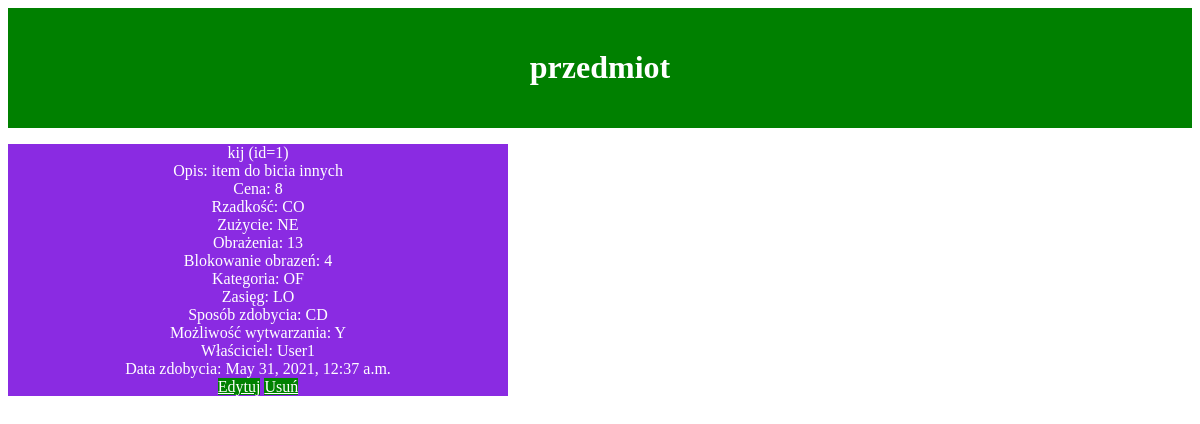
/items/item/1/, run on the app's committed database.
### items/models.py (models this page shows, shortened)
class Item(models.Model):
    name = models.CharField(max_length=50)
    created_date = models.DateTimeField(default=timezone.now)
    property = models.ForeignKey(Property, on_delete=models.CASCADE)
    category = models.ForeignKey(Category, on_delete=models.CASCADE)
    owner = models.ForeignKey(Champion, on_delete=models.CASCADE, blank=True, null=True)
    shop = models.ForeignKey(Shop, on_delete=models.CASCADE, blank=True, null=True)
    price = models.DecimalField(max_digits=6, decimal_places=0)
    description = models.TextField()
    def __str__(self):
        return self.name

class Property(models.Model):
    RARITIES = [
        ('CO', 'Common'),
        ('UN', 'Uncommon'),
        ('RA', 'Rare'),
        ('EP', 'Epic'),
        ('LE', 'Legendary'),
    ]
    WEARS = [
        ('NE', 'New'),
        ('SW', 'Slightly Worn'),
        ('HW', 'Heavily Worn'),
        ('DE', 'Destroyed'),
    ]
    rarity = models.CharField(max_length=50, choices=RARITIES)
    wear = models.CharField(max_length=50, choices=WEARS)
    damage = models.PositiveIntegerField()
    damage_blocked = models.PositiveIntegerField()

class Category(models.Model):
    CATEGORIES = [
        ('OF', 'Offensive'),
        ('DE', 'Defensive'),
        ('HE', 'Healing'),
        ('MA', 'Magic')
    ]
    RANGE = [
        ('LO', 'Low Range'),
        ('ME', 'Medium Range'),
        ('LN', 'Long Range')
    ]
    ORIGINS = [
        ('CD', 'Chest Drop'),
        ('BD', 'Boss Drop'),
        ('SH', 'Shop'),
        ('CR', 'Crafting')
    ]
    CRAFTABLE = [
        ('Y', 'Yes'),
        ('N', 'No')
    ]
    category = models.CharField(max_length=50, choices=CATEGORIES)
    range = models.CharField(max_length=50, choices=RANGE)
    origin = models.CharField(max_length=50, choices=ORIGINS)
    craftable = models.CharField(max_length=50, choices=CRAFTABLE)

class Champion(models.Model):
    CLASSES = [
        ('MA', 'Mage'),
        ('WA', 'Warrior'),
        ('HE', 'Healer'),
        ('TA', 'Tank')
    ]
    RACES = [
        ('OR', 'Orc'),
        ('HU', 'Human'),
        ('EL', 'Elf')
    ]
    name = models.CharField(max_length=50)
    level = models.PositiveIntegerField()
    champ_class = models.CharField(max_length=50, choices=CLASSES)
    guild = models.CharField(max_length=50, choices=RACES)
    def __str__(self):
        return self.name

### items/views.py (the view)
# urls.py: path('item/<int:id>/', item_, name='item')
def item_(request, id):
    item = get_object_or_404(Item, pk=id)
    return render(request, 'items/item.html', {'item': item})

### templates/items/item.html
{% load static %}
<html>
<head>
    <link rel="stylesheet" href="{% static 'items/style.css' %}">
</head>
<body>
    <header><h1>przedmiot</h1></header>
        <p id="p1">{{ item }} (id={{ item.id }})<br>
        Opis: {{item.description}}<br>
        Cena: {{item.price}}<br>
        Rzadkość:    {{item.property.rarity}}<br>
        Zużycie:    {{item.property.wear}}<br>
        Obrażenia:    {{item.property.damage}}<br>
        Blokowanie obrazeń: {{item.property.damage_blocked}}<br>
        Kategoria: {{item.category.category}}<br>
        Zasięg: {{item.category.range}}<br>
        Sposób zdobycia: {{item.category.origin}}<br>
        Możliwość wytwarzania: {{item.category.craftable}}<br>
        {% if item.shop == null %}
        Właściciel: {{item.owner}}<br>
        {% else %}
        Sklep: {{item.shop}}<br>
        {% endif %}
        Data zdobycia: {{item.created_date}}<br>
        <a href="{% url 'edycja' item.id %}">Edytuj</a>
        <a href="{% url 'usun' item.id %}">Usuń</a>
        </p>
</body>
</html>

### items/static/items/style.css (style rules this page uses)
header { width: auto; height: 100px; margin: 0 auto; background-color: green; color: white; font-size: 30 px; text-align: center; padding-top: 20px; }
p#p1 { width: 500px; min-width: 150px; background-color: blueviolet; color: white; text-align: center; float: left; }
a { background-color: green; color: white; }

### data on the page
Item: name "kij", id "1", description "item do bicia innych", price "8", property.rarity "CO", property.wear "NE", property.damage "13", property.damage_blocked "4", category.category "OF", category.range "LO", category.origin "CD", category.craftable "Y", owner "User1", created_date "May 31, 2021, 12:37 a.m."
